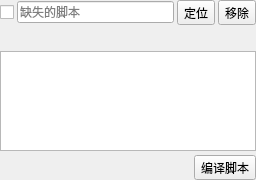
<?xml version="1.0" encoding="UTF-8"?><ui version="4.0"><class>ScriptComponentEditorForm</class><widget class="QWidget" name="ScriptComponentEditorForm"><layout class="QVBoxLayout" name="layout"><property name="leftMargin"><number>0</number></property><property name="rightMargin"><number>0</number></property><property name="topMargin"><number>0</number></property><property name="bottomMargin"><number>0</number></property><property name="spacing"><number>4</number></property>
<item><layout class="QHBoxLayout" name="sourceLayout"><property name="spacing"><number>3</number></property><item><widget class="QCheckBox" name="enabledCheck"><property name="text"><string/></property><property name="toolTip"><string>启用此脚本组件</string></property></widget></item><item><widget class="QLineEdit" name="sourceEdit"><property name="openProjectHint" stdset="0"><string>双击在游戏代码工程中打开</string></property><property name="toolTip"><string>双击在游戏代码工程中打开</string></property><property name="readOnly"><bool>true</bool></property><property name="placeholderText"><string>缺失的脚本</string></property><property name="sizePolicy"><sizepolicy hsizetype="Ignored" vsizetype="Fixed"><horstretch>1</horstretch><verstretch>0</verstretch></sizepolicy></property></widget></item><item><widget class="QToolButton" name="locateButton"><property name="text"><string>定位</string></property><property name="toolTip"><string>在 Project 中选中脚本源文件</string></property></widget></item><item><widget class="QToolButton" name="removeButton"><property name="text"><string>移除</string></property><property name="toolTip"><string>移除此脚本组件，不删除源文件</string></property></widget></item></layout></item>
<item><widget class="QLabel" name="typeLabel"><property name="text"><string/></property><property name="textFormat"><enum>Qt::PlainText</enum></property><property name="wordWrap"><bool>true</bool></property></widget></item>
<item><widget class="QWidget" name="fieldsHost"><layout class="QVBoxLayout" name="fieldsLayout"><property name="leftMargin"><number>0</number></property><property name="rightMargin"><number>0</number></property><property name="topMargin"><number>0</number></property><property name="bottomMargin"><number>0</number></property><property name="spacing"><number>3</number></property></layout></widget></item>
<item><widget class="QPlainTextEdit" name="errorEdit"><property name="readOnly"><bool>true</bool></property><property name="maximumSize"><size><width>16777215</width><height>100</height></size></property><property name="minimumSize"><size><width>0</width><height>48</height></size></property><property name="styleSheet"><string>QPlainTextEdit {color:#ffb4ae;}</string></property></widget></item>
<item><layout class="QHBoxLayout" name="buildLayout"><item><widget class="QLabel" name="buildLabel"><property name="text"><string/></property><property name="wordWrap"><bool>true</bool></property><property name="textFormat"><enum>Qt::PlainText</enum></property></widget></item><item><widget class="QToolButton" name="compileButton"><property name="text"><string>编译脚本</string></property></widget></item></layout></item>
</layout></widget><resources/><connections/></ui>
